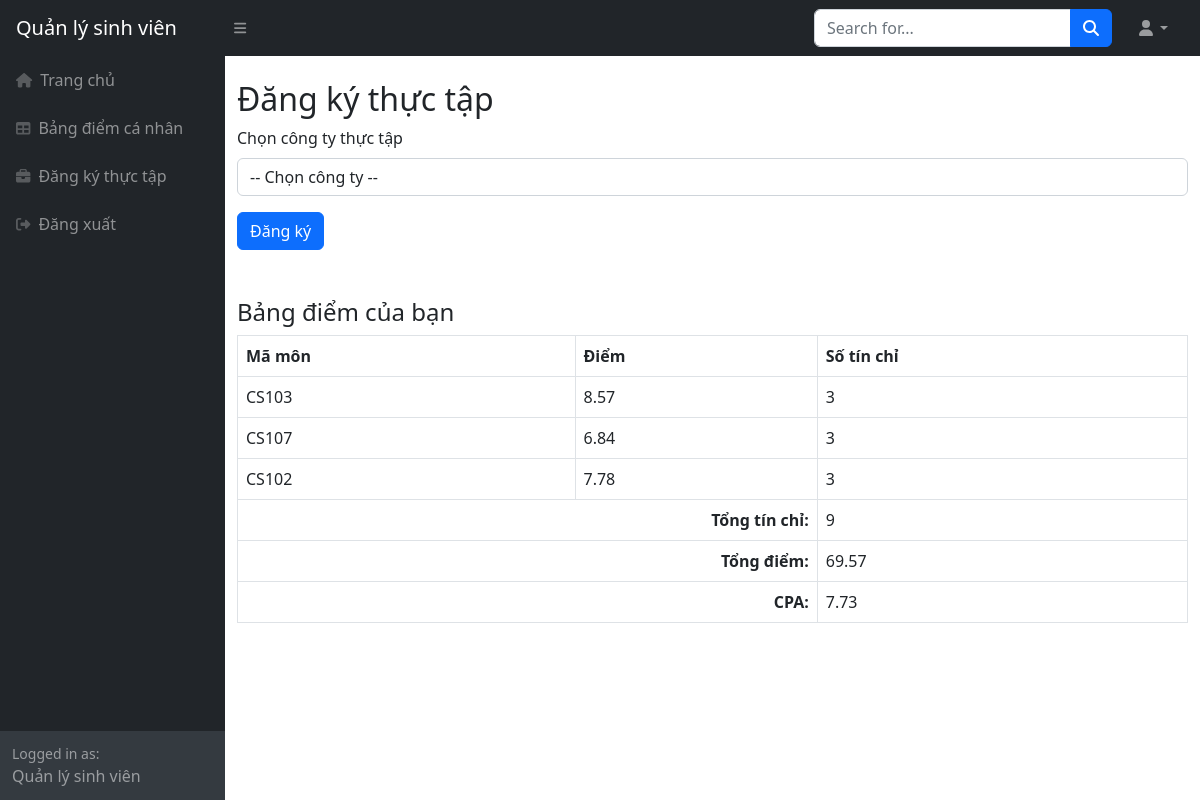
The page /startbootstrap-sb-admin-gh-pages/internship-register.php (signed in) on the database its author committed.
### tables this page shows
CREATE TABLE `grades` (
  `id` int(11) NOT NULL,
  `user_id` varchar(10) DEFAULT NULL,
  `subject_id` varchar(10) DEFAULT NULL,
  `semester_id` int(11) DEFAULT NULL,
  `score` float DEFAULT NULL CHECK (`score` >= 0 and `score` <= 10)
);

CREATE TABLE `subjects` (
  `subject_id` varchar(10) NOT NULL,
  `subject_name` varchar(100) DEFAULT NULL,
  `credit` int(11) DEFAULT NULL
);

### startbootstrap-sb-admin-gh-pages/internship-register.php (the view, shortened to what this page needs)
<?php
require 'db.php';
$user_id = $_SESSION['user_id'];
$stmt = $conn->prepare("
    SELECT g.subject_id, g.score, s.credit
    FROM grades g
    JOIN subjects s ON g.subject_id = s.subject_id
    WHERE g.user_id = ?
");
$stmt->bind_param("s", $user_id);
$stmt->execute();
$result = $stmt->get_result();
$grades = [];
while ($row = $result->fetch_assoc()) {
    $grades[] = $row;
}
$total_score = 0;
$total_credit = 0;
foreach ($grades as $grade) {
    $total_score += $grade['score'] * $grade['credit'];
    $total_credit += $grade['credit'];
}
$cpa = $total_credit > 0 ? round($total_score / $total_credit, 2) : 0;
?>
<!DOCTYPE html>
<html lang="vi">
<head>
        <link href="https://cdn.jsdelivr.net/npm/simple-datatables@7.1.2/dist/style.min.css" rel="stylesheet" />
        <link href="css/styles.css" rel="stylesheet" />
</head>
<body class="sb-nav-fixed">
<?php include 'navigation.php'; ?>
<div id="layoutSidenav">
    <div id="layoutSidenav_nav">
        <?php include 'layout-sidenav.php'; ?>
    </div>
    <div id="layoutSidenav_content">
        <main>
            <div class="container mt-4">
                <h2>Đăng ký thực tập</h2>
                <form method="post">
                    <div class="mb-3">
                        <label for="company_id" class="form-label">Chọn công ty thực tập</label>
                        <select class="form-control" id="company_id" name="company_id" required>
                            <option value="">-- Chọn công ty --</option>
                        </select>
                    </div>
                    <button type="submit" class="btn btn-primary">Đăng ký</button>
                </form>
                <h4 class="mt-5">Bảng điểm của bạn</h4>
                <table class="table table-bordered">
                    <thead>
                        <tr>
                            <th>Mã môn</th>
                            <th>Điểm</th>
                            <th>Số tín chỉ</th>
                        </tr>
                    </thead>
                    <tbody>
                        <?php if (!empty($grades)): ?>
                            <?php foreach ($grades as $grade): ?>
                                <tr>
                                    <td><?= htmlspecialchars($grade['subject_id']) ?></td>
                                    <td><?= htmlspecialchars($grade['score']) ?></td>
                                    <td><?= htmlspecialchars($grade['credit']) ?></td>
                                </tr>
                            <?php endforeach; ?>
                        <?php else: ?>
                            <tr>
                                <td colspan="3" class="text-center">Chưa có dữ liệu điểm.</td>
                            </tr>
                        <?php endif; ?>
                        <?php if ($total_credit > 0): ?>
                                <tr>
                                    <td colspan="2" class="text-end"><strong>Tổng tín chỉ:</strong></td>
                                    <td><?= htmlspecialchars($total_credit) ?></td>
                                </tr>
                                <tr>
                                    <td colspan="2" class="text-end"><strong>Tổng điểm:</strong></td>
                                    <td><?= htmlspecialchars($total_score) ?></td>
                                </tr>
                                <tr>
                                    <td colspan="2" class="text-end"><strong>CPA:</strong></td>
                                    <td><?= htmlspecialchars($cpa) ?></td>
                                </tr>
                        <?php else: ?>
                            <tr>
                                <td colspan="3" class="text-center">Chưa có học môn nào cả.</td>
                        <?php endif; ?>
                    </tbody>
                </table>
            </div>
        </main>
    </div>
</div>
</body>
</html>

### rows shown on the page
grades: subject "CS103", score "8.57", subject.credit "3"
grades: subject "CS107", score "6.84", subject.credit "3"
grades: subject "CS102", score "7.78", subject.credit "3"

### other values the page prints
$total_credit "9"
$total_score "69.57"
$cpa "7.73"
